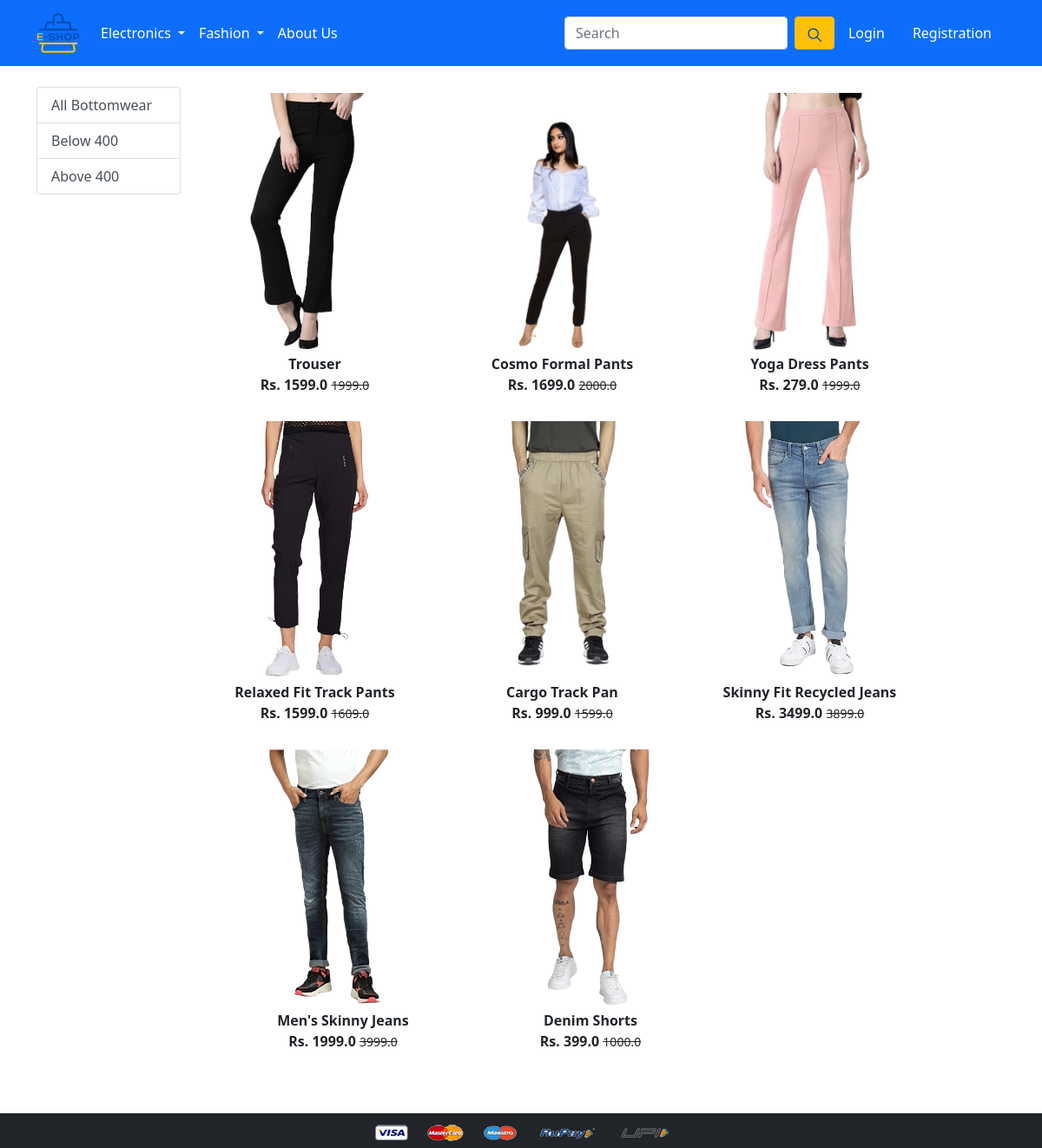
Screenshot of /bottomwears/ with the database file from the repository.
### app/models.py (models this page shows, shortened)
class Product(models.Model):
 title = models.CharField(max_length=100)
 selling_price = models.FloatField()
 discounted_price = models.FloatField()
 description = models.TextField()
 brand = models.CharField(max_length=100)
 category = models.CharField( choices=CATEGORY_CHOICES, max_length=2)
 product_image = models.ImageField(upload_to='productimg')

### app/views.py (the view)
# urls.py: path('bottomwears/', views.bottomwears, name='bottomwears'),
def bottomwears(request, data=None):
	totalitem = 0
	if request.user.is_authenticated:
		totalitem = len(Cart.objects.filter(user=request.user))
	if data==None :
			bottomwears = Product.objects.filter(category='BW')
	elif data == 'below':
			bottomwears = Product.objects.filter(category='BW').filter(discounted_price__lt=400)
	elif data == 'above':
			bottomwears = Product.objects.filter(category='BW').filter(discounted_price__gt=400)
	return render(request, 'app/bottomwears.html', {'bottomwears':bottomwears, 'totalitem':totalitem})

### app/templates/app/bottomwears.html (shortened to what this page needs)
{% extends 'app/base.html' %}
{% load static %}
{% block main-content %}
<div class="container my-4">
 <div class="row">
  <div class="col-sm-2">
   <div class="list-group">
     <a href="{% url 'bottomwears' %}" class="list-group-item list-group-item-action" aria-current="true">All Bottomwear</a>
     <a href="{% url 'bottomwearsdata' 'below'  %}" class="list-group-item list-group-item-action">Below 400</a>
     <a href="{% url 'bottomwearsdata' 'above'  %}" class="list-group-item list-group-item-action">Above 400</a>
   </div>
  </div>
  <div class="col-sm-9">
   <div class="row">
    {% for product in bottomwears %}
     <div class="col-sm-4 text-center mb-3">
      <a href="{% url 'product-detail' product.id %}" class="btn">
       <div class="item">
        <img src="{{product.product_image.url}}" alt="" height="300" class="">
        <div class="fw-bold">{{product.title}}</div>
        <div class="fw-bold">Rs. {{product.discounted_price}} <small class="fw-light text-decoration-line-through">{{product.selling_price}}</small></div>
       </div>
      </a>
     </div>
    {% endfor %}
   </div>
  </div>
 </div>
</div>
{% endblock main-content %}

### rows the page displays
Product: product_image (picture), title "Trouser", discounted_price "1599.0", selling_price "1999.0"
Product: product_image (picture), title "Cosmo Formal Pants", discounted_price "1699.0", selling_price "2000.0"
Product: product_image (picture), title "Yoga Dress Pants", discounted_price "279.0", selling_price "1999.0"
Product: product_image (picture), title "Relaxed Fit Track Pants", discounted_price "1599.0", selling_price "1609.0"
Product: product_image (picture), title "Cargo Track Pan", discounted_price "999.0", selling_price "1599.0"
Product: product_image (picture), title "Skinny Fit Recycled Jeans", discounted_price "3499.0", selling_price "3899.0"
Product: product_image (picture), title "Men's Skinny Jeans", discounted_price "1999.0", selling_price "3999.0"
Product: product_image (picture), title "Denim Shorts", discounted_price "399.0", selling_price "1000.0"
